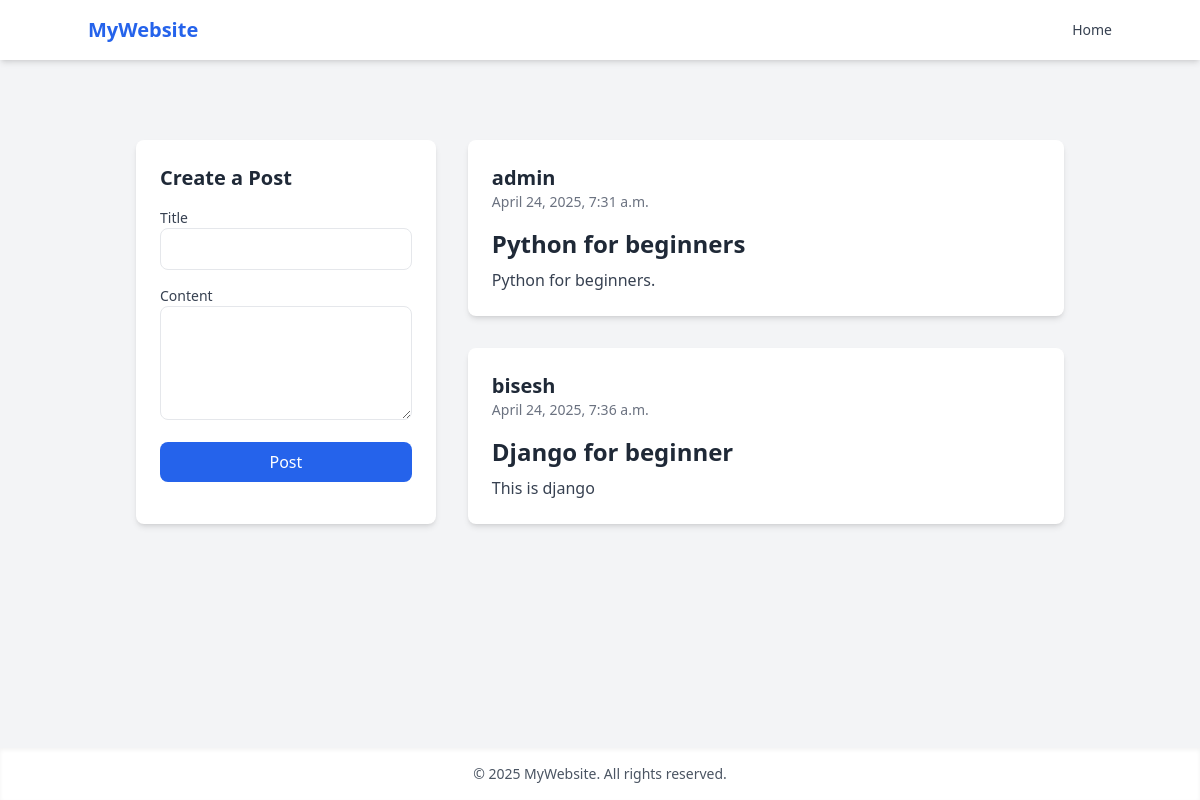
The app's page /, older data.
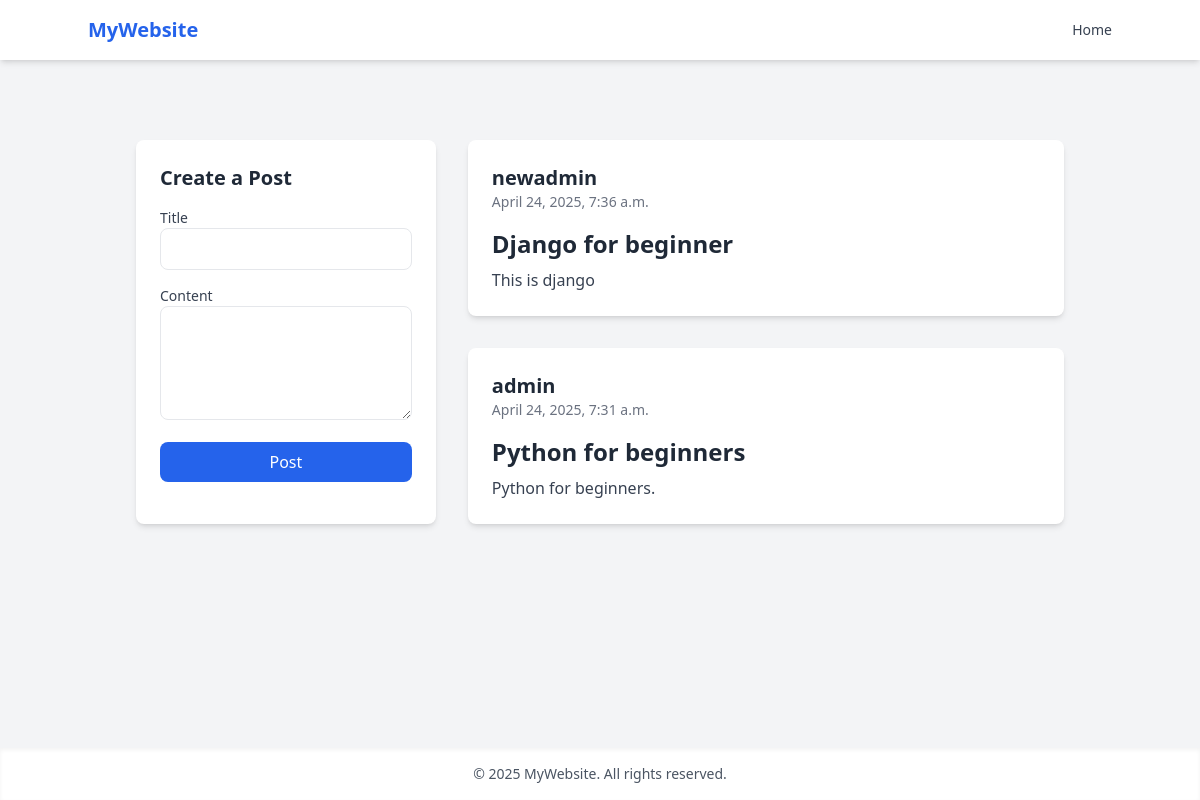
The same page, newer data.
### app/models.py (models this page shows)
class Post(models.Model):
    user = models.ForeignKey(User,on_delete=models.CASCADE)
    title = models.CharField(max_length=200)
    content = models.TextField()
    created_at = models.DateTimeField(auto_now_add=True,null = True,blank=True)
    updated_at = models.DateTimeField(auto_now=True,null = True,blank=True)

### app/views.py (the view, shortened to what this page needs)
# urls.py: path('',home,name = "home"),
def home(request):
    posts = Post.objects.all().order_by("-updated_at")
    return render(request,'index.html',{"posts":posts})

### templates/index.html (shortened to what this page needs)
{% extends 'base.html' %}
{% block content %}
<div class="max-w-7xl mx-auto px-6 py-12">
  <div class="flex flex-col md:flex-row gap-8">
    <div class="w-full md:w-1/3 bg-white p-6 rounded-lg shadow-md">
      <h2 class="text-xl font-bold mb-4">Create a Post</h2>
      <form method="POST"  class="space-y-4" novalidate>
        <div>
          <label class="block text-sm font-medium text-gray-700">Title</label>
          <input type="text" name="title" class="w-full px-4 py-2 border rounded-lg focus:outline-none focus:ring-2 focus:ring-blue-400" required>
        </div>
        <div>
          <label class="block text-sm font-medium text-gray-700">Content</label>
          <textarea name="content" rows="4" class="w-full px-4 py-2 border rounded-lg focus:outline-none focus:ring-2 focus:ring-blue-400" required></textarea>
        </div>
        <button type="submit" class="w-full bg-blue-600 text-white py-2 rounded-lg hover:bg-blue-700 transition">Post</button>
      </form>
    </div>
    <div class="w-full md:w-2/3 grid grid-cols-1 gap-8">
      {% for post in posts %}
        <div class="bg-white p-6 rounded-lg shadow-md hover:shadow-xl transition-shadow duration-300">
          <div class="flex items-center space-x-4">
            <div>
              <h3 class="text-xl font-semibold">{{ post.user.username }}</h3>
              <p class="text-gray-500 text-sm">{{ post.created_at|date:"F j, Y, g:i a" }}</p>
            </div>
          </div>
          <div class="mt-4">
            <a href="{% url 'postdetail' post.id %}" class="text-2xl font-bold">{{ post.title }}</a>
            <p class="mt-2 text-gray-700">{{ post.content|truncatechars:100 }}</p>
          </div>
        </div>
      {% endfor %}
    </div>
  </div>
</div>
{% endblock %}

Row changes from the older to the newer data that the page shows:
changed Post "Django for beginner": user.username "bisesh" → "newadmin"; moves up the list
